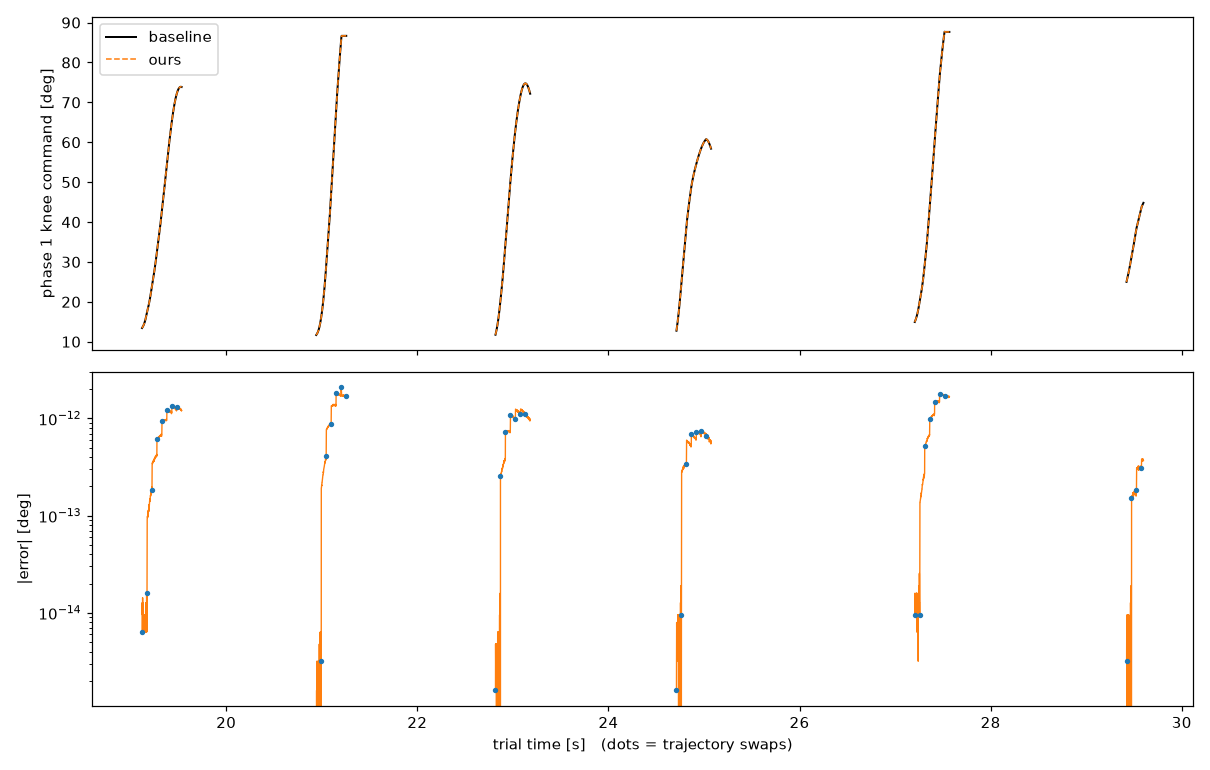

Source code (Python):
"""Replay Phase1 against the baseline's logged phase 1 output.

The predictor is kept out of it: the trajectories come from the logged
`nn_traj`, resampled with our own spline matrix, so a disagreement here is the
clock, the swap timing or the anchoring.

Three references, all from `nntorque`:
    col 9  nn_prediction_time   the baseline's playback clock
    col 5  condition_delay      1 on the tick it swapped trajectories
    col 6  nn_knee_angle        the phase 1 command

Phase 1 anchors onto its own previous output, so once a swing starts the
command is open loop. Only the first anchor comes from the log.

Run:  uv run python -m cmu_leg.tests.nn_phase1_replay
Writes plots/nn_phase1_replay.png.

Authors: vkalva, Claude
"""
from dataclasses import replace
from pathlib import Path

import numpy as np
import scipy.io as sio
import matplotlib
matplotlib.use("Agg")
import matplotlib.pyplot as plt

from cmu_leg.tests import plot_path
from cmu_leg.config.params import COMMON
from cmu_leg.control.high_level.walking.nn_swing import Phase1
from cmu_leg.control.high_level.walking.nn_predictor import SPLINE_FUTURE

HERE = Path(__file__).parent
MAT = HERE / "data" / "gaitData20251015_test7_NN_vicon.mat"
PNG = plot_path("nn_phase1_replay.png")

NN_TRAJ = slice(2, 43)
NT = dict(knee_angle=6, swapped=5, clock=9, knee_desired=23, phase1=2, time=25)

LOG_RATE = 1000.0
WALK_START_S = 16.5


def load():
    sd = sio.loadmat(str(MAT), squeeze_me=True, struct_as_record=False)["scope_data"]
    nn, nt = sd.nn.data, sd.nntorque.data
    w = nt[:, NT["time"]] >= WALK_START_S
    sig = {k: nt[w, c].astype(float) for k, c in NT.items()}
    sig["traj"] = nn[w, NN_TRAJ].astype(float)
    return sig


def swings(phase1):
    """(start, end) index pairs for each phase 1 episode."""
    d = np.diff(np.r_[0, phase1 != 0, 0])
    return list(zip(np.where(d == 1)[0], np.where(d == -1)[0]))


def replay_swing(sig, s, e):
    """Run Phase1 over one episode. Returns our command and clock per tick."""
    p = Phase1(common=replace(COMMON, control_sample_rate=LOG_RATE))
    t = sig["time"]
    p.reset(sig["knee_desired"][s - 1], t[s])

    cmd = np.empty(e - s)
    clock = np.empty(e - s)
    swapped = np.zeros(e - s, bool)
    for i, k in enumerate(range(s, e)):
        if p.needs_trajectory(t[k]):
            p.set_trajectory(SPLINE_FUTURE @ sig["traj"][k])
            swapped[i] = True
        clock[i] = t[k] - p._t_start
        cmd[i] = p.compute(t[k])
    return cmd, clock, swapped


def main():
    sig = load()
    eps = swings(sig["phase1"])
    print(f"{len(eps)} phase 1 episodes in the walking window\n")
    print("   start      ticks   swaps(ours/base)   clock max|err|   "
          "command max|err|  rms")

    out = []
    for s, e in eps:
        cmd, clock, swapped = replay_swing(sig, s, e)
        ref = sig["knee_angle"][s:e]
        ref_clock = sig["clock"][s:e]
        ref_swap = sig["swapped"][s:e] != 0
        err = np.degrees(np.abs(cmd - ref))
        print(f"   {sig['time'][s]:7.3f}  {e - s:6d}   {swapped.sum():4d}/"
              f"{ref_swap.sum():<4d}      {1e3 * np.abs(clock - ref_clock).max():7.3f} ms"
              f"     {err.max():8.4f} deg  {err.std():7.4f}")
        out.append((s, e, cmd, clock, swapped, err))

    all_err = np.concatenate([o[5] for o in out])
    print(f"\n   all {len(all_err)} ticks: max {all_err.max():.4f} deg, "
          f"rms {all_err.std():.4f} deg")
    plot(sig, out)


def plot(sig, out):
    t = sig["time"]
    fig, ax = plt.subplots(2, 1, figsize=(11, 7), sharex=True)
    for i, (s, e, cmd, clock, swapped, err) in enumerate(out):
        lbl = dict(label="baseline") if i == 0 else {}
        ax[0].plot(t[s:e], np.degrees(sig["knee_angle"][s:e]), "k", lw=1.3, **lbl)
        lbl = dict(label="ours") if i == 0 else {}
        ax[0].plot(t[s:e], np.degrees(cmd), "C1--", lw=1.0, **lbl)
        ax[1].plot(t[s:e], err, "C1", lw=0.9)
        ax[1].plot(t[s:e][swapped], err[swapped], "C0.", ms=5)
    ax[0].set_ylabel("phase 1 knee command [deg]")
    ax[0].legend(loc="upper left")
    ax[1].set_ylabel("|error| [deg]")
    ax[1].set_xlabel("trial time [s]   (dots = trajectory swaps)")
    ax[1].set_yscale("log")
    fig.tight_layout()
    fig.savefig(PNG, dpi=110)
    print(f"\nwrote {PNG}")


if __name__ == "__main__":
    main()
